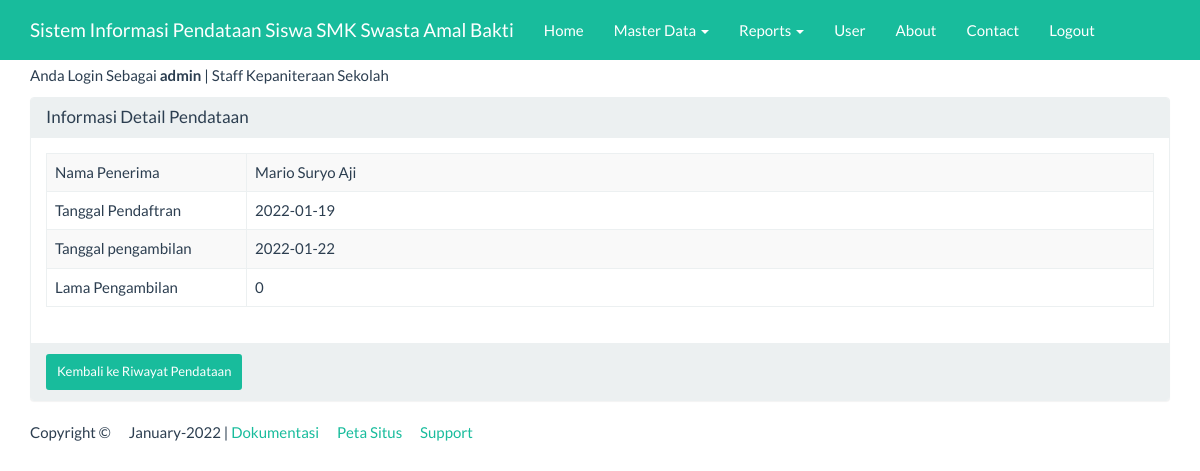
Screenshot of /index_admin.php?page=pendataan&actions=detail&nis=121232 (signed in) with the database file from the repository.
### tables this page shows
CREATE TABLE IF NOT EXISTS `pendataan` (
  `nis` int(10) NOT NULL,
  `nama` varchar(25) NOT NULL,
  `tgl_pendaftaran` date NOT NULL,
  `tgl_pengambilan` date NOT NULL,
  `lama_pengambilan` varchar(20) NOT NULL,
  `keterangan` varchar(283) NOT NULL
);

### views/pendataan_detail.php (the view)
<div class="container">
    <div class="row">
        <div class="col-xs-12">
            <div class="panel panel-default">
                <div class="panel-heading">
                    <h3 class="panel-title">Informasi Detail Pendataan</h3>
                </div>
                <div class="panel-body">
                    <?php
                    $sql = "SELECT *FROM pendataan WHERE nis='" . $_GET ['nis'] . "'";
                    $query = mysqli_query($koneksi, $sql) or die("SQL Detail error");
                    $data = mysqli_fetch_array($query);
                    ?>
                    <table class="table table-bordered table-striped table-hover">
                        <tr>
                            <td width="200">Nama Penerima</td> <td><?= $data['nama'] ?></td>
                        </tr>
                        <tr>
                            <td>Tanggal Pendaftran</td> <td><?= $data['tgl_pendaftaran'] ?></td>
                        </tr>
						<tr>
                            <td>Tanggal pengambilan</td> <td><?= $data['tgl_pengambilan'] ?></td>
                        </tr>
                        <tr>
                            <td>Lama Pengambilan</td> <td><?= $data['lama_pengambilan'] ?></td>
                        </tr>
                    </table>
                </div>
                <div class="panel-footer">
                    <a href="?page=pendataan&actions=tampil" class="btn btn-success btn-sm">
                        Kembali ke Riwayat Pendataan </a>
                </div>
            </div>
        </div>
    </div>
</div>

### index_admin.php (style rules this page uses)
body { margin-top:65px; }

### rows the page displays
pendataan: nama "Mario Suryo Aji", tgl_pendaftaran "2022-01-19", tgl_pengambilan "2022-01-22", lama_pengambilan "0"

### other values shown
$_SESSION['username'] "admin"
$_SESSION['ket'] "Staff Kepaniteraan Sekolah"
